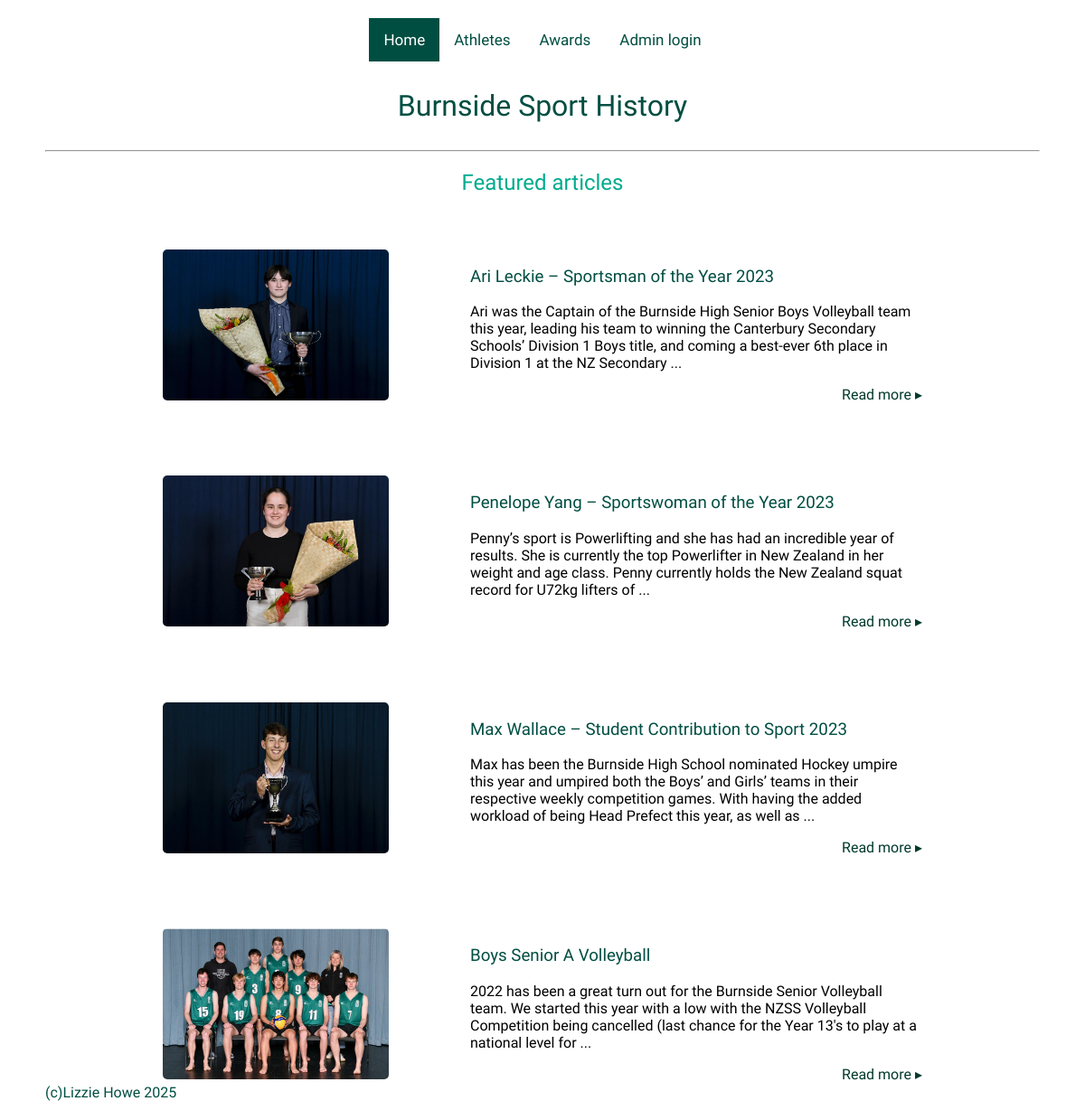
The page / on the database its author committed.
### tables this page shows
CREATE TABLE article (article_id INTEGER PRIMARY KEY, athlete_id NUMERIC REFERENCES athlete (athlete_id), title TEXT, content TEXT, image_url TEXT, published_date VARCHAR);

### flaskimport.py (the view)
@app.route('/')
def show_articles():
    articles = get_all_articles()
    athletes = select_random_athlete()
    return render_template("home.html", articles=articles, title="Home", athletes=athletes)

### flaskimport.py (called while the page is built)
def get_db():
    db = getattr(g, '_database', None)
    if db is None:
        db = g._database = sqlite3.connect('BHS_sport_history_database.db')
        db.row_factory = sqlite3.Row
    return db

def get_all_articles():
    db = get_db()
    cursor = db.execute("""
        SELECT *
        FROM article
        ORDER BY article_id ASC
    """)
    articles = cursor.fetchall()
    return articles

def select_random_athlete():
    db = get_db()
    cursor = db.execute("""
        SELECT athlete.athlete_id, athlete.firstname, athlete.lastname, sport.sport_name
        FROM athlete
        JOIN athlete_sport ON athlete.athlete_id = athlete_sport.athlete_id
        JOIN sport ON athlete_sport.sport_id = sport.sport_id
        ORDER BY RANDOM()
        LIMIT 4
    """)
    athletes = cursor.fetchall()
    return athletes

### templates/home.html
{% extends "layout.html" %}
{% block content %}
    <div class="topnav">
    <a class="active" href="/">Home</a>
    <a href="/athletes">Athletes</a>
    <a href="/award">Awards</a>
    <a href="/add_athlete">Admin login</a>
    </div>
    <h1>Burnside Sport History</h1>
<hr>
<h2>Featured articles</h2>
{% for article in articles %}
    <section class="two-column">
        <ul>
            <a href="/article/{{article['article_id']}}">
                <img src= "{{ article['image_url'] }}" alt="{{ article['title']}}">
            </a>
        </ul>
        <ul>
            <h3 class="homepage">
                <a href="/article/{{article['article_id']}}"> {{ article['title'] }} </a>
            </h3>
    <p class="homepage">
        {{ article['content'].split()[:40] | join(' ') }}
        {% if article['content'].split() | length > 30 %}...
        {% endif %}
    </p>
    <div class="readmore"><a href="/article/{{article['article_id']}}"> Read more ▸</a></div>
        </ul>
    </section>
 {% endfor %}
{% endblock %}

### templates/layout.html (shortened to what this page needs)
<!DOCTYPE html>
<html lang="en">
<head>
    <link rel="stylesheet" href="{{ url_for('static', filename='style.css') }}">
</head>
<body>
    {% block content %}{% endblock %}
</body>
<footer>(c)Lizzie Howe 2025</footer>
</html>

### static/style.css (style rules this page uses)
* { font-family: "Public Sans", sans-serif; font-optical-sizing: auto; font-weight: 400; font-style: normal; }
html, body { height: 100%; margin: 0; }
body { background-color: white; color: rgb(0, 78, 66); margin: 50px; margin-top: 20px; }
h1 { font-weight: 500; display: flex; justify-content: center; color: rgb(0, 78, 66); margin-top: 30px; margin-bottom: 30px; }
h2 { color: rgb(0, 171, 142); text-align: center; }
img { display: block; width: 250px; border-radius: 5px; margin: auto; }
a { color: rgb(0, 171, 142); text-decoration: none; }
footer { position: fixed; bottom: 0; }
.topnav { display: flex; justify-content: center; overflow: hidden; }
.topnav a { float: left; color: rgb(0, 78, 66); text-align: center; padding: 14px 16px; text-decoration: none; font-size: 17px; transition: background-color .3s; }
.topnav a.active { background-color: rgb(0, 78, 66); color: rgb(255, 255, 255); }
ul { margin: 20px; padding-left: 0; }
.two-column { display: grid; grid-template-columns: 1fr 3fr; gap: 50px; width: 80%; margin: auto; margin-top: 40px; justify-content: center; }
.readmore a { color: rgb(0, 58, 44); display: flex; justify-content: flex-end; transition: color .3s; }
p.homepage { color: rgb(0, 0, 0); }
h3.homepage a { color: rgb(0, 78, 66); transition: color .3s; }

### rows shown on the page
article: image_url (picture), title "Ari Leckie – Sportsman of the Year 2023", content.split "Ari was the Captain of the Burnside High Senior Boys Volleyball team this year, leading his team to winning the Canterbury Secondary Schools’ Division 1 Boys title, and coming a best-ever 6th place in Division 1 at the NZ Secondary"
article: image_url (picture), title "Penelope Yang – Sportswoman of the Year 2023", content.split "Penny’s sport is Powerlifting and she has had an incredible year of results. She is currently the top Powerlifter in New Zealand in her weight and age class. Penny currently holds the New Zealand squat record for U72kg lifters of"
article: image_url (picture), title "Max Wallace – Student Contribution to Sport 2023", content.split "Max has been the Burnside High School nominated Hockey umpire this year and umpired both the Boys’ and Girls’ teams in their respective weekly competition games. With having the added workload of being Head Prefect this year, as well as"
article: shows a picture, title "Boys Senior A Volleyball", content.split "2022 has been a great turn out for the Burnside Senior Volleyball team. We started this year with a low with the NZSS Volleyball Competition being cancelled (last chance for the Year 13's to play at a national level for"
